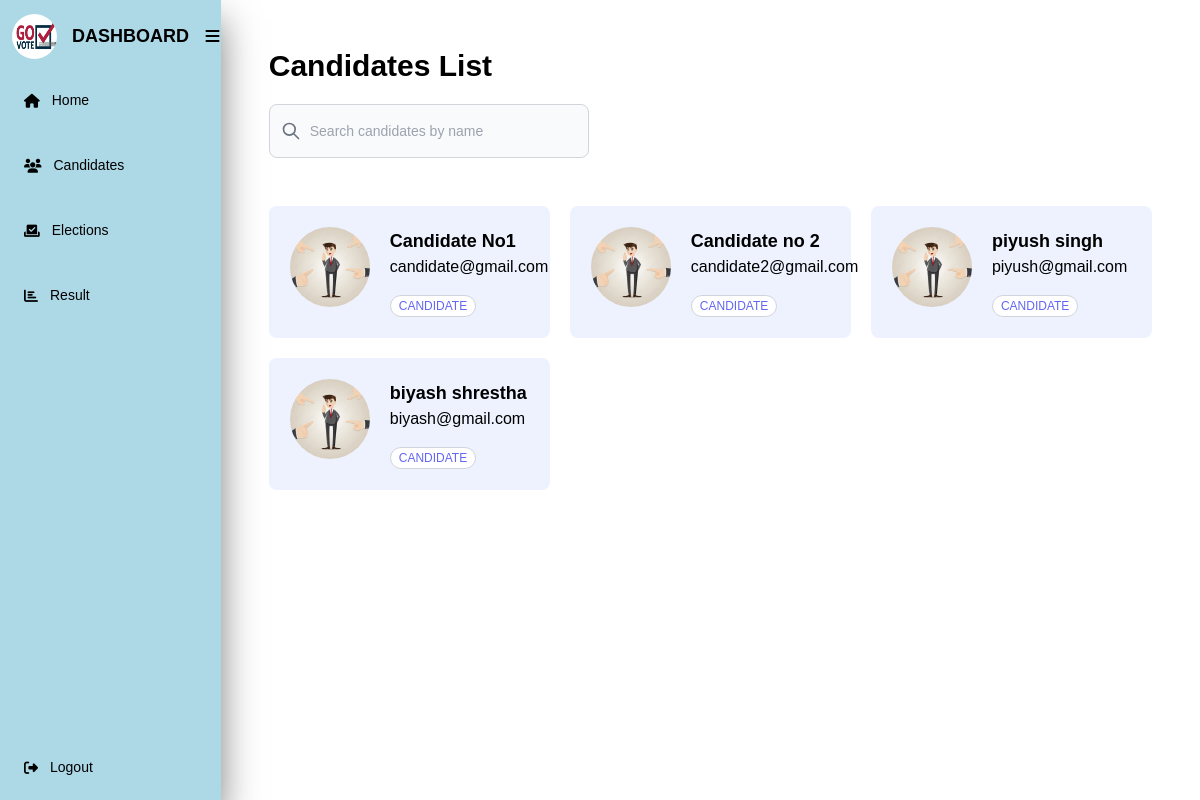
/candidates/ (signed in), run on the app's committed database.
### polls/models.py (models this page shows, shortened)
class User(AbstractUser):
    USER_TYPE_VOTER = 'voter'
    USER_TYPE_CANDIDATE = 'candidate'
    USER_TYPE_ADMIN = 'admin'
    USER_TYPE_CHOICES = (
        (USER_TYPE_VOTER, 'Voter'),
        (USER_TYPE_CANDIDATE, 'Candidate'),
        (USER_TYPE_ADMIN, 'Admin'),
    )
    user_type = models.CharField(
        max_length=20, choices=USER_TYPE_CHOICES, default=USER_TYPE_VOTER)
    voter_id = models.CharField(max_length=200, null=True, blank=True)

### polls/views.py (the view)
# urls.py: path('candidates/', views.candidates, name='candidates'),
@login_required(login_url='/login/')
def candidates(request):
    candidates_users = User.objects.filter(user_type=User.USER_TYPE_CANDIDATE)
    current_user = request.user
    return render(request, 'candidates.html', {
        'candidates': candidates_users,
        'user': current_user
    })

### polls/templates/candidates.html (shortened to what this page needs)
{% load static %}
<!DOCTYPE html>
<html lang="en">
<head>
    <link rel="stylesheet" href="{% static 'css/dashboard.css' %}" />
    <link rel="stylesheet" href="https://cdnjs.cloudflare.com/ajax/libs/font-awesome/5.15.4/css/all.min.css" />
    <link rel="stylesheet" href="https://cdnjs.cloudflare.com/ajax/libs/tailwindcss/2.2.19/tailwind.min.css" />
</head>
<body>
    <div class="flex">
        <nav class="sidebar">
            <div class="navbar">
                <div class="logo">
                    <img src="{% static 'images/dashboardLogo.jpg' %}" alt="logo">
                    <span class="nav-item">Dashboard</span> &nbsp; &nbsp; &nbsp; &nbsp; &nbsp; &nbsp;
                    <i class="fa-solid fa-bars"></i>
                </div>
                <ul class="nav-items">
                    <li><a href="/dashboard">
                            <i class="fa-solid fa-house"></i>
                            <span class="nav-item">Home</span>
                        </a>
                    </li>
                    <br>
                    <li><a href="/candidates">
                            <i class="fa-solid fa-users"></i>
                            <span class="nav-item">Candidates</span>
                        </a>
                    </li>
                    <br>
                    <li><a href="/elections">
                        <i class="fa-solid fa-check-to-slot"></i>
                        <span class="nav-item">Elections</span>
                    </a>
                </li>
                    <br>
                    <li><a href="/result">
                            <i class="fas fa-chart-bar"></i>
                            <span class="nav-item">Result</span>
                        </a>
                    </li>
                    <br><br><br><br><br> <br>
                    <li>
                        <a href="/logout" class="logout">
                            <i class="fas fa-sign-out-alt"></i>
                            <span class="nav-item">Logout</span>
                        </a>
                    </li>
                </ul>
            </div>
        </nav>
        <div class="flex flex-col h-screen w-full bg-white px-12 py-12">
            <h1 class="capitalize col-span-12 text-left mb-5 text-3xl font-bold">
                Candidates List
              </h1>
              <form class="col-span-12 md:col-span-6">
                <div class="relative">
                  <div
                    class="flex absolute inset-y-0 left-0 items-center pl-3 pointer-events-none"
                  >
                  </div>
                  <input
                    type="search"
                    id="default-search"
                    class="block p-4 pl-10 w-full text-sm text-gray-900 bg-gray-50 rounded-lg border border-gray-300 focus:ring-blue-500 focus:border-blue-500 dark:bg-gray-700 dark:border-gray-600 dark:placeholder-gray-400 dark:text-white dark:focus:ring-blue-500 dark:focus:border-blue-500 max-w-xs"
                    placeholder="Search candidates by name"
                    required
                    v-model.trim="inputSearch"
                  />
                </div>
              </form>
              {% if candidates|length == 0 %}
              <h2
                class="col-span-12 text-indigo-600 text-xl font-bold my-12"
              >
                No results found!
              </h2>
              {% else %}
              <div class="col-span-12 grid grid-cols-12 gap-5 mt-12">
                {% for candidate in candidates %}
                <div
                  v-for="(user, index) in searchResult"
                  :key="index"
                  class="col-span-12 md:col-span-6 lg:col-span-4 sm:flex bg-indigo-50 rounded-lg p-5 gap-5 h-full border border-transparent cursor-pointer hover:shadow-lg hover:border-indigo-300"
                >
                  <img
                    src="{% static 'images/logo.jpg' %}"
                    alt="user.firstname"
                    class="rounded-full w-20 h-20 object-cover"
                  />
                  <div class="text-left mt-3 sm:mt-0">
                    <h2 class="text-lg font-semibold">
                      {{ candidate.first_name }} {{ candidate.last_name }}
                    </h2>
                    <span class="block mb-4">{{ candidate.email }}</span>
                    <ul class="flex flex-wrap gap-1 items-center">
                      <li
                        class="rounded-full bg-white px-2 uppercase py-0.5 text-xs text-indigo-500 border border-gray-300"
                      >
                        {{ candidate.user_type }}
                      </li>
                    </ul>
                  </div>
                </div>
                {% endfor %}
              </div>
            {% endif %}
        </div>
    </div>
</body>
</html></span>

### polls/static/css/dashboard.css (style rules this page uses)
* { margin: 0; padding: 0; outline: none; border: none; text-decoration: none; box-sizing: border-box; font-family: "poppins", sans-serif; }
body { background: #dfe9f5; }
nav { position: relative; top: 0; bottom: 0; height: 100vh; left: 0; background: #fff; overflow: hidden; box-shadow: 0 20px 35px rgba(0, 0, 0, 0.5); background-color: lightblue; }
.logo { text-align: center; display: flex; align-items: center; height: 60px; padding-top: 12px; padding-left: 12px; padding-right: 12px; }
.logo img { width: 45px; height: 45px; border-radius: 50%; }
.logo span { font-weight: bold; padding-left: 15px; font-size: 18px; text-transform: uppercase; padding-right: 12px; }
a { display: flex; align-items: center; color: rgb(85, 83, 83); font-size: 14px; width: 100%; padding: 10px; padding-left: 24px; }
.nav-items { list-style: none; margin-top: 20px; }
.nav-item { padding-left: 12px; }
.logout { position: absolute; bottom: 0px; margin-bottom: 12px; }

### data on the page
User: first_name "Candidate", last_name "No1", email "candidate@gmail.com", user_type "CANDIDATE"
User: first_name "Candidate", last_name "no 2", email "candidate2@gmail.com", user_type "CANDIDATE"
User: first_name "piyush", last_name "singh", email "piyush@gmail.com", user_type "CANDIDATE"
User: first_name "biyash", last_name "shrestha", email "biyash@gmail.com", user_type "CANDIDATE"
